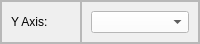
                          <widget class="QFrame" name="frame_22">
                           <property name="maximumSize">
                            <size>
                             <width>16777215</width>
                             <height>40</height>
                            </size>
                           </property>
                           <property name="frameShape">
                            <enum>QFrame::StyledPanel</enum>
                           </property>
                           <property name="frameShadow">
                            <enum>QFrame::Raised</enum>
                           </property>
                           <layout class="QHBoxLayout" name="horizontalLayout_20">
                            <property name="spacing">
                             <number>0</number>
                            </property>
                            <property name="leftMargin">
                             <number>0</number>
                            </property>
                            <property name="topMargin">
                             <number>0</number>
                            </property>
                            <property name="rightMargin">
                             <number>0</number>
                            </property>
                            <property name="bottomMargin">
                             <number>0</number>
                            </property>
                            <item>
                             <widget class="QFrame" name="frame_26">
                              <property name="maximumSize">
                               <size>
                                <width>80</width>
                                <height>16777215</height>
                               </size>
                              </property>
                              <property name="frameShape">
                               <enum>QFrame::StyledPanel</enum>
                              </property>
                              <property name="frameShadow">
                               <enum>QFrame::Raised</enum>
                              </property>
                              <widget class="QLabel" name="label_7">
                               <property name="geometry">
                                <rect>
                                 <x>10</x>
                                 <y>10</y>
                                 <width>151</width>
                                 <height>21</height>
                                </rect>
                               </property>
                               <property name="text">
                                <string>Y Axis:</string>
                               </property>
                              </widget>
                             </widget>
                            </item>
                            <item>
                             <widget class="QFrame" name="frame_27">
                              <property name="frameShape">
                               <enum>QFrame::StyledPanel</enum>
                              </property>
                              <property name="frameShadow">
                               <enum>QFrame::Raised</enum>
                              </property>
                              <layout class="QHBoxLayout" name="horizontalLayout_17">
                               <item>
                                <widget class="QComboBox" name="comboBox_analysis_y_axis">
                                 <property name="styleSheet">
                                  <string notr="true">color: rgb(0, 0, 0);
background-color: rgb(255, 255, 255);</string>
                                 </property>
                                </widget>
                               </item>
                              </layout>
                             </widget>
                            </item>
                           </layout>
                          </widget>
